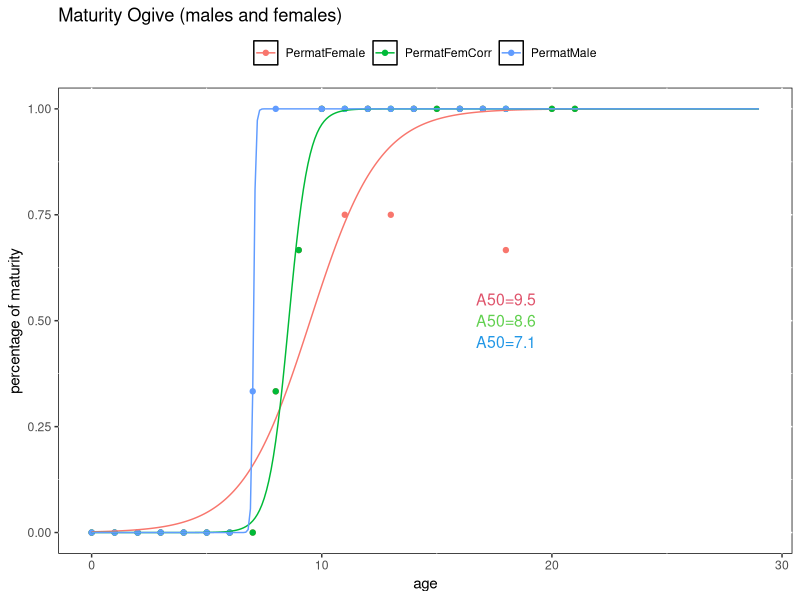

Write the R code that produced this figure. (Note: this script raises an error after producing the figure.)
####################################################################################################
#                               MATURITY SPLITED BY SEX
#     Three datasets fitted (males, females, females with old immature females removed)    
#                    Bootstrap to calculate the 95% CL of the A50 
#                  created: (camilo.saavedra@vi.ieo.es) 01/11/2013
#                  modified: (camilo.saavedra@vi.ieo.es) 13/11/2013
####################################################################################################

# inputs
# "../../RData/CEMMA.csv"

# outputs
# "../../RObjects/MatFema.RData"
# "../../RObjects/MatFemC.RData"
# "../../RObjects/MatMale.RData"
# "../plots/DDE_MatSex.png"

# IMPORTANT: Set working directory (to source file location)

# Charge libraries
library(reshape)
library(ggplot2)

# Read data
CEMMA <- read.csv("../../RData/CEMMA.csv")

# HOUSE KEEPING #
matAge <- CEMMA[CEMMA$sp == "DDE", c("sex", "maturity", "age")]
matAge <- matAge[complete.cases(matAge),]
# Changing age values (0.5 and 1.5 for 0 and 1)
matAge$age[matAge$age == 0.5] <- 0
matAge$age[matAge$age == 1.5] <- 1

# Computing 3 datasets (males, females and females with old immature removed) 
matMale <- matAge[matAge$sex == 1,c("maturity", "age")]
matFemale <- matAge[matAge$sex == 2,c("maturity", "age")]
# Removing immature dolfins older than 10 years
matFemCorr <- matFemale[!(matFemale$age>=11 & matFemale$maturity==0),] # matriz corregida (eliminamos hembras inmaduras de más de 10 años), asumimos que son animales enfermos con fallo reproductivo


## MATUATION OGIVE ~ AGE (mature proportion) ##

df <- c("matMale", "matFemCorr", "matFemale")

# Frequencies 
apply(table(matMale),1,sum)
apply(table(matFemCorr),1,sum)
apply(table(matFemale),1,sum)

### Fitting Bionomial GLM model and predicting A50 ###

for (i in 1:length(df)){
  glm.out <- glm(maturity ~ age, family="binomial", data=get(df[i]))
  range <-seq(0,29,0.1) # this could be any substantively meaningful range
  p <- predict(glm.out, newdata = data.frame(age=range), "response")
  assign(paste(df[i],"Pred",sep=""),data.frame(age=range,matP=p))
  assign(paste(df[i],"A50",sep=""), range[match(TRUE,p>.5)]) # predicted probability of 50% maturity
}
ls(pattern="Pred")

### Percentage of mature-at-age ###

for (i in 1:length(df)){
  attach(get(df[i]))
  total <- tapply(maturity, list(age), length)
  total <- as.data.frame(total)
  total$age <- as.numeric(rownames(total))
  mature <- tapply(maturity, list(age), sum)
  mature <- as.data.frame(mature)
  mature$age <- as.numeric(rownames(mature))
  matrix <- merge(mature,total)
  assign(paste("Per", df[i], sep=""), 
         data.frame(age=matrix$age, mat=matrix$mature/matrix$total))
  detach(get(df[i]))
}


## Plotting Maturity Ogive ##

# Strings of the Predicted Vectors and A50
A50 <- ls(pattern="(.+)A50")
#A50 <- rev(A50)
Pred <- ls(pattern="^mat(.*)Pred")
#Pred <- rev(Pred)
dfPer <-  ls(pattern="^Per(.*)")
#dfPer <- rev(dfPer)

### ggPlotting ###

# Computing data
ages<- data.frame(age=seq(0,29,0.1))
ggMat <- data.frame(age=NULL, mat=NULL, sex=NULL)
for (i in 1:length(dfPer)){
  assign(dfPer[i], merge(get(dfPer[i]), ages, by="age", all=T))
  assign(dfPer[i], `[[<-`(get(dfPer[i]), "sex", value=dfPer[i])) 
  assign(dfPer[i], merge(get(dfPer[i]), get(Pred[i]), by="age", all=T))
  ggMat <- rbind(ggMat, get(dfPer[i]))
}

# ggplot

ggMat
gg1 <- ggplot(ggMat, aes(age, mat, group=sex, colour=sex)) + 
  geom_point() + geom_line(aes(age, matP, group=sex)) +
  ylab("percentage of maturity") + xlab("age") +
  ggtitle("Maturity Ogive (males and females)") +
  theme(panel.background =  element_rect(fill = NA, colour = "black", size = 0.5), 
        legend.title=element_blank(), legend.position="top")


for(j in 1:length(A50)){
assign(paste("gg",j+1,sep=""), get(paste("gg",j,sep="")) + 
        annotate("text", x=18, y=0.6-0.05*j, 
        label = paste(substr(A50[j],nchar(A50[j])-2,nchar(A50[j])), 
              "=", round(get(A50[j]),2), sep=""), size=4, colour=j+1))
}


png("../plots/DDE_MatSex.png", width=600, height=400)
print(get(paste("gg", length(A50)+1, sep="")))
dev.off()

# Sex maturity data
ag <- 0:29
for (i in 1:length(Pred)){
  Mat <- subset(get(Pred[i]), age %in% ag, select=matP)
  Mat <- Mat[,1]
  save(file=paste("../../RObjects/", substr(Pred[i],1,7), ".RData", sep=""), Mat)
}

### BOOTSTRAP MATURITY OGIVE, A50 AND CI ###

myA50Boot <- function(data){
  srows <- sample(1:nrow(data),nrow(data),TRUE)
  glm.out <- glm(maturity ~ age, family=binomial(link=logit), data=data[srows,])
  range <- seq(0,29,0.1) # this must be any substantively meaningful range
  p <- predict(glm.out, newdata = data.frame(age=range), "response")
  return(range[match(TRUE,p>.5)]) # predicted probability of 50% maturity
}
nboot <- 1000

## CI for A50 Males ##
bootdist <- replicate(nboot, myA50Boot(data=matMale)) # your distribution
quantile(unlist(bootdist),c(.025,.5,.975)) # 95% CI

## CI for A50 Females ##
bootdist <- replicate(nboot, myA50Boot(data=matFemCorr)) # your distribution
quantile(unlist(bootdist),c(.025,.5,.975)) # 95% CI
